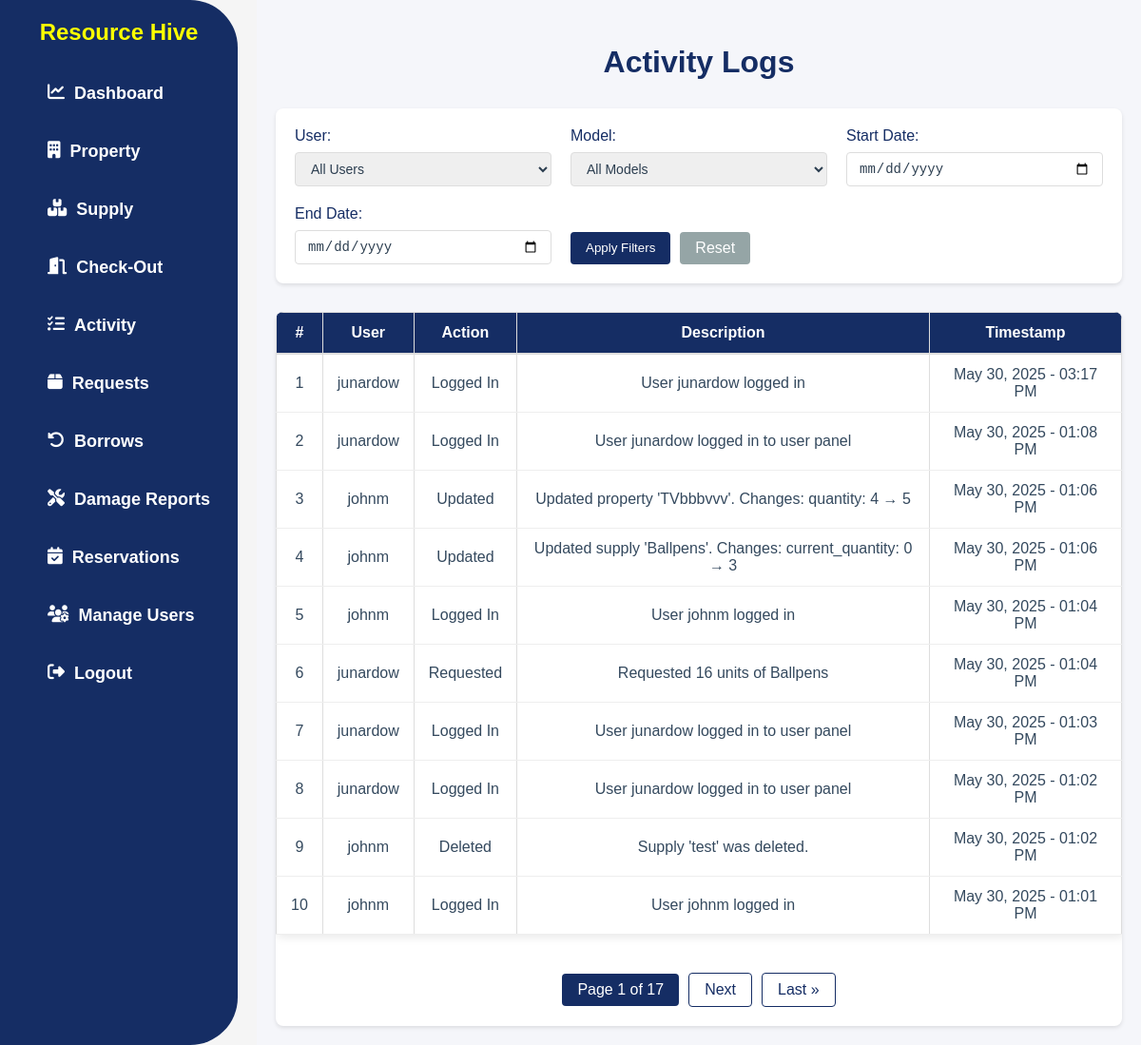
Screenshot of /activity/ (signed in) with the database file from the repository.
### app/models.py (models this page shows, shortened)
class ActivityLog(models.Model):
    ACTION_CHOICES = [
        ('create', 'Created'),
        ('update', 'Updated'),
        ('delete', 'Deleted'),
        ('login', 'Logged In'),
        ('logout', 'Logged Out'),
        ('view', 'Viewed'),
        ('request', 'Requested'),
        ('approve', 'Approved'),
        ('reject', 'Rejected'),
        ('borrow', 'Borrowed'),
        ('return', 'Returned'),
        ('report', 'Reported'),
    ]
    user = models.ForeignKey(User, on_delete=models.SET_NULL, null=True, blank=True)
    action = models.CharField(max_length=10, choices=ACTION_CHOICES)
    model_name = models.CharField(max_length=100)
    object_repr = models.CharField(max_length=255)
    description = models.TextField(blank=True, null=True)
    timestamp = models.DateTimeField(auto_now_add=True)
    class Meta:
        ordering = ['-timestamp']

### app/views.py (the view)
# urls.py: path('activity/', ActivityPageView.as_view(), name='activity'),
class ActivityPageView(PermissionRequiredMixin, ListView):
    model = ActivityLog
    template_name = 'app/activity.html'
    permission_required = 'app.view_activity_log'
    permission_denied_message = "You do not have permission to view the activity log."
    context_object_name = 'activitylog_list'
    paginate_by = 10
    def get_queryset(self):
        queryset = ActivityLog.objects.all().order_by('-timestamp')
        user_filter = self.request.GET.get('user')
        model_filter = self.request.GET.get('model')
        start_date = self.request.GET.get('start_date')
        end_date = self.request.GET.get('end_date')
        if user_filter:
            queryset = queryset.filter(user_id=user_filter)
        if model_filter:
            queryset = queryset.filter(model_name=model_filter)
        if start_date:
            queryset = queryset.filter(timestamp__date__gte=start_date)
        if end_date:
            queryset = queryset.filter(timestamp__date__lte=end_date)
        category = self.request.GET.get('category')
        if category:
            queryset = queryset.filter(model_name=category)
        return queryset
    def get_context_data(self, **kwargs):
        context = super().get_context_data(**kwargs)
        context['users'] = User.objects.all()
        models = ActivityLog.objects.values_list('model_name', flat=True).distinct()
        context['models'] = sorted(set(models))  # Convert to set to ensure uniqueness and sort
        context['current_category'] = self.request.GET.get('category', '')
        return context

### app/templates/app/activity.html (shortened to what this page needs)
{% load static %}
<!DOCTYPE html>
<html lang="en">
<head>
    <link rel="stylesheet" href="{% static 'css/style.css' %}">
    <link rel="stylesheet" href="https://cdnjs.cloudflare.com/ajax/libs/font-awesome/6.4.2/css/all.min.css">
</head>
<body>
    {% block content %}
    {% include 'app/navbar.html' %}
    <div class="actlog-page">
        <h2 class="actlog-title">Activity Logs</h2>
        <div class="actlog-filter-section">
            <form method="get" class="actlog-filter-form">
                <div class="actlog-filter-group">
                    <label for="user">User:</label>
                    <select name="user" id="user">
                        <option value="">All Users</option>
                    </select>
                </div>
                <div class="actlog-filter-group">
                    <label for="model">Model:</label>
                    <select name="model" id="model">
                        <option value="">All Models</option>
                    </select>
                </div>
                <div class="actlog-filter-group">
                    <label for="start_date">Start Date:</label>
                    <input type="date" name="start_date" id="start_date" value="{{ request.GET.start_date }}">
                </div>
                <div class="actlog-filter-group">
                    <label for="end_date">End Date:</label>
                    <input type="date" name="end_date" id="end_date" value="{{ request.GET.end_date }}">
                </div>
                <div class="actlog-filter-buttons">
                    <button type="submit" class="actlog-filter-submit">Apply Filters</button>
                    <a href="{% url 'activity' %}" class="actlog-filter-reset">Reset</a>
                </div>
            </form>
        </div>
        <div class="actlog-table-container">
            <table class="actlog-table">
                <thead>
                    <tr>
                        <th>#</th>
                        <th>User</th>
                        <th>Action</th>
                        <th>Description</th>
                        <th>Timestamp</th>
                    </tr>
                </thead>
                <tbody>
                    {% for log in activitylog_list %}
                    <tr>
                        <td>{{ page_obj.start_index|add:forloop.counter0 }}</td>
                        <td>{{ log.user.username }}</td>
                        <td>{{ log.get_action_display }}</td>
                        <td>{{ log.description }}</td>
                        <td>{{ log.timestamp|date:"M d, Y - h:i A" }}</td>
                    </tr>
                    {% empty %}
                    <tr>
                        <td colspan="5" class="actlog-empty">No activity logs available.</td>
                    </tr>
                    {% endfor %}
                </tbody>
            </table>
            {% if is_paginated %}
            <div class="actlog-pagination">
                <span class="current">
                    Page {{ page_obj.number }} of {{ page_obj.paginator.num_pages }}
                </span>
                {% if page_obj.has_next %}
                    <a href="?page={{ page_obj.next_page_number }}">Next</a>
                    <a href="?page={{ page_obj.paginator.num_pages }}">Last &raquo;</a>
                {% endif %}
            </div>
            {% endif %}
        </div>
    </div>
    {% endblock content %}
</body>
</html>

### static/css/style.css (style rules this page uses)
body { font-family: Arial, sans-serif; margin: 0; padding: 0; background-color: whitesmoke; }
.actlog-page { padding: 20px; margin-left: 270px; background-color: #f5f6fa; min-height: 100vh; }
.actlog-title { color: #152d64; margin-bottom: 30px; font-size: 32px; font-weight: 600; text-align: center; }
.actlog-filter-section { background: white; padding: 20px; border-radius: 8px; box-shadow: 0 2px 4px rgba(0, 0, 0, 0.1); margin-bottom: 30px; }
.actlog-filter-form { display: grid; grid-template-columns: repeat(auto-fit, minmax(200px, 1fr)); gap: 20px; align-items: end; }
.actlog-filter-group { display: flex; flex-direction: column; }
.actlog-filter-group label { font-weight: 500; margin-bottom: 8px; color: #152d64; }
.actlog-filter-group select, .actlog-filter-group input[type="date"] { padding: 8px 12px; border: 1px solid #ddd; border-radius: 4px; font-size: 14px; color: #2c3e50; }
.actlog-filter-buttons { display: flex; gap: 10px; }
.actlog-filter-submit { background-color: #152d64; color: white; border: none; padding: 8px 16px; border-radius: 4px; cursor: pointer; font-weight: 500; transition: background-color 0.2s; }
.actlog-filter-reset { background-color: #95a5a6; color: white; border: none; padding: 8px 16px; border-radius: 4px; cursor: pointer; font-weight: 500; transition: background-color 0.2s; text-decoration: none; }
.actlog-table-container { background: white; border-radius: 8px; box-shadow: 0 2px 4px rgba(0, 0, 0, 0.1); overflow: hidden; }
.actlog-table { width: 100%; border-collapse: collapse; }
.actlog-table th { background-color: #152d64; padding: 12px 15px; text-align: center; font-weight: 600; color: white; border-bottom: 2px solid #ddd; }
.actlog-table td { padding: 12px 15px; border-bottom: 1px solid #eee; color: #34495e; }
.actlog-pagination { display: flex; justify-content: center; align-items: center; gap: 10px; padding: 20px; margin-top: 20px; }
.actlog-pagination a { color: #152d64; text-decoration: none; padding: 8px 16px; border: 1px solid #152d64; border-radius: 4px; transition: all 0.3s ease; font-weight: 500; }
.actlog-pagination .current { background-color: #152d64; color: white; padding: 8px 16px; border-radius: 4px; font-weight: 500; }
table { width: 100%; border-collapse: collapse; background: white; box-shadow: 2px 2px 10px rgba(0, 0, 0, 0.1); }
th, td { padding: 8px 12px; text-align: center; border: 1px solid #ddd; }
th { background-color: #152d64; color: white; font-weight: bold; }
td { color: #333; }
span { font-weight: bolder; }

### rows the page displays
ActivityLog: start_index|add "1", user.username "junardow", action "Logged In", description "User junardow logged in", timestamp "May 30, 2025 - 03:17 PM"
ActivityLog: start_index|add "2", user.username "junardow", action "Logged In", description "User junardow logged in to user panel", timestamp "May 30, 2025 - 01:08 PM"
ActivityLog: start_index|add "3", user.username "johnm", action "Updated", description "Updated property 'TVbbbvvv'. Changes: quantity: 4 → 5", timestamp "May 30, 2025 - 01:06 PM"
ActivityLog: start_index|add "4", user.username "johnm", action "Updated", description "Updated supply 'Ballpens'. Changes: current_quantity: 0 → 3", timestamp "May 30, 2025 - 01:06 PM"
ActivityLog: start_index|add "5", user.username "johnm", action "Logged In", description "User johnm logged in", timestamp "May 30, 2025 - 01:04 PM"
ActivityLog: start_index|add "6", user.username "junardow", action "Requested", description "Requested 16 units of Ballpens", timestamp "May 30, 2025 - 01:04 PM"
ActivityLog: start_index|add "7", user.username "junardow", action "Logged In", description "User junardow logged in to user panel", timestamp "May 30, 2025 - 01:03 PM"
ActivityLog: start_index|add "8", user.username "junardow", action "Logged In", description "User junardow logged in to user panel", timestamp "May 30, 2025 - 01:02 PM"
ActivityLog: start_index|add "9", user.username "johnm", action "Deleted", description "Supply 'test' was deleted.", timestamp "May 30, 2025 - 01:02 PM"
ActivityLog: start_index|add "10", user.username "johnm", action "Logged In", description "User johnm logged in", timestamp "May 30, 2025 - 01:01 PM"

### other values shown
{{ page_obj.number }} "1"
{{ page_obj.paginator.num_pages }} "17"
